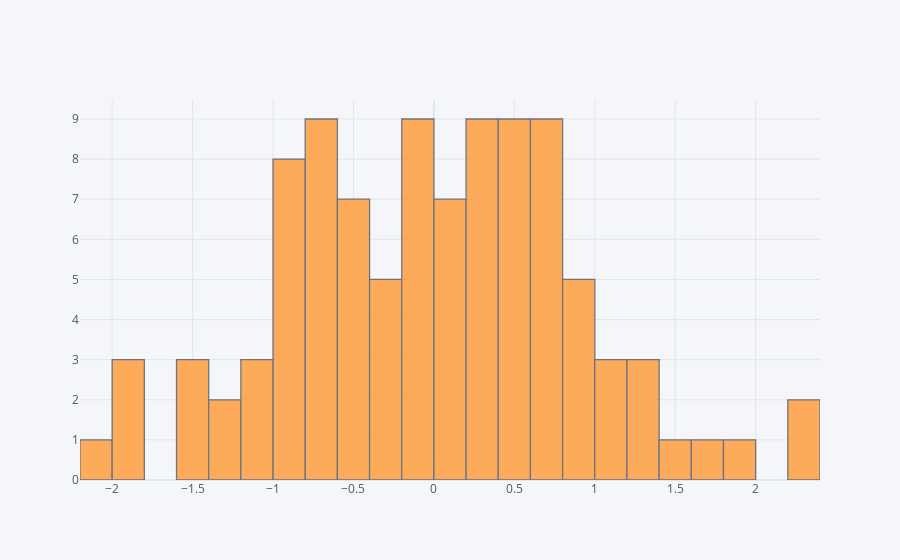

Here is the notebook cell this chart was saved with:
### Markdown cell above
## histogram

### Code cell
df['A'].iplot(kind='hist',bins=25)

### Figure 1 — Plotly figure (JSON) as saved in the notebook; plotly's stock layout.template omitted (floating-point values rounded to 4 significant figures)
{"data": [{"histfunc": "count", "histnorm": "", "marker": {"color": "rgba(255, 153, 51, 1.0)", "line": {"color": "#4D5663", "width": 1.3}}, "name": "A", "nbinsx": 25, "opacity": 0.8, "orientation": "v", "type": "histogram", "x": [1.851, 0.9933, -0.2036, 1.526, 0.7989, -0.7402, -0.863, 0.7014, -0.6248, 0.1091, -0.1154, -0.02649, -0.4373, -0.7126, 1.013, -0.8617, -2.123, -0.975, 0.5043, 0.1883, -0.1433, 0.5869, -0.5196, 0.5736, -0.8174, 0.661, 0.4168, 0.5852, 0.0108, -0.4127, -0.2086, -0.8417, 0.05294, 0.005687, 0.3845, -1.063, -0.1172, 0.6631, 0.5116, 2.256, 0.311, 1.099, -0.7208, -0.1977, -0.1604, 0.7941, 0.7464, -0.6475, -1.498, -0.04076, 2.265, -0.5552, -0.6749, -1.008, -1.311, -1.823, 1.334, 0.07572, -0.5831, 0.3845, 1.611, -0.3175, 0.8445, -0.4146, 0.3658, -1.496, 0.3008, -0.3933, 0.5008, -0.6726, -1.042, -0.1116, 0.3092, 0.2826, 0.6949, -0.932, -1.951, -0.7841, -0.2998, 0.03952, -0.07272, -1.952, 0.9883, 0.7508, 1.21, 0.7922, -0.9947, 1.307, 0.5712, -0.5386, 0.3001, -1.487, 0.962, 1.114, -1.365, 0.3299, 0.9811, -0.9472, -0.6558, 0.5955]}], "layout": {"barmode": "overlay", "legend": {"bgcolor": "#F5F6F9", "font": {"color": "#4D5663"}}, "paper_bgcolor": "#F5F6F9", "plot_bgcolor": "#F5F6F9", "title": {"font": {"color": "#4D5663"}}, "xaxis": {"gridcolor": "#E1E5ED", "showgrid": true, "tickfont": {"color": "#4D5663"}, "title": {"font": {"color": "#4D5663"}, "text": ""}, "zerolinecolor": "#E1E5ED"}, "yaxis": {"gridcolor": "#E1E5ED", "showgrid": true, "tickfont": {"color": "#4D5663"}, "title": {"font": {"color": "#4D5663"}, "text": ""}, "zerolinecolor": "#E1E5ED"}}}
